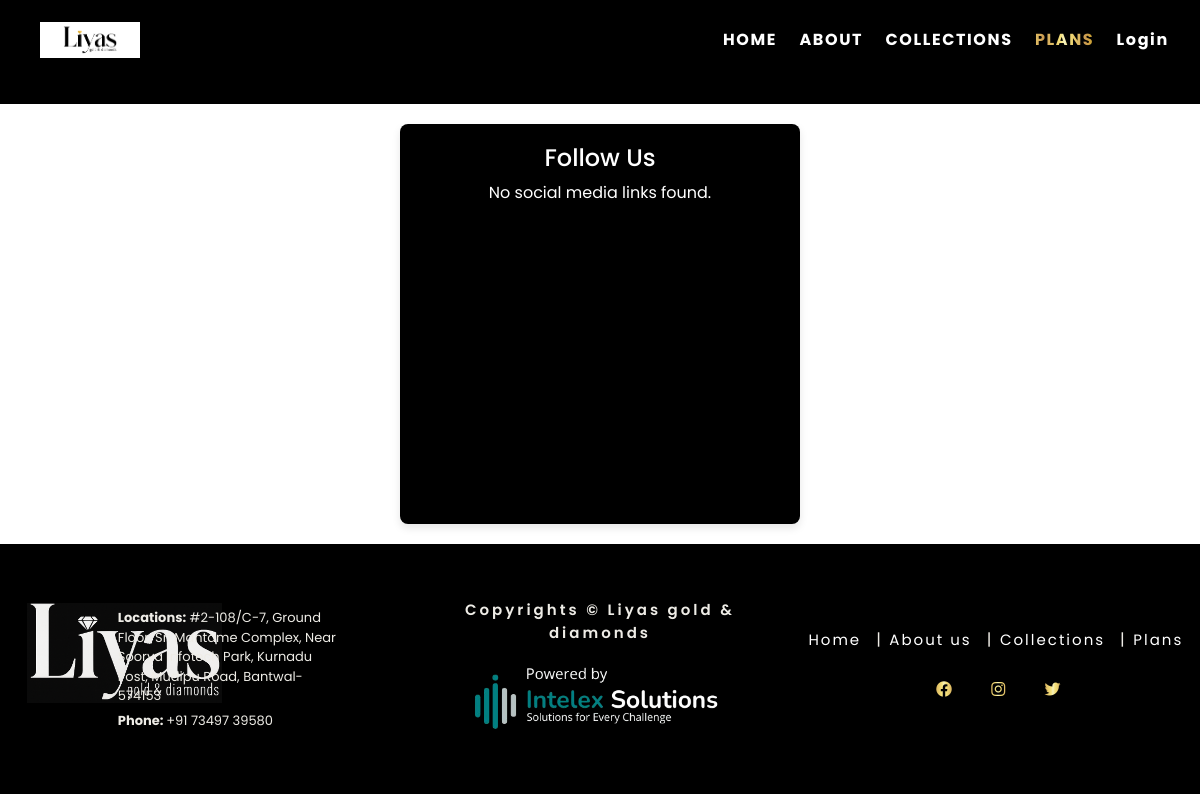
Page /socials.php on the earlier database version.
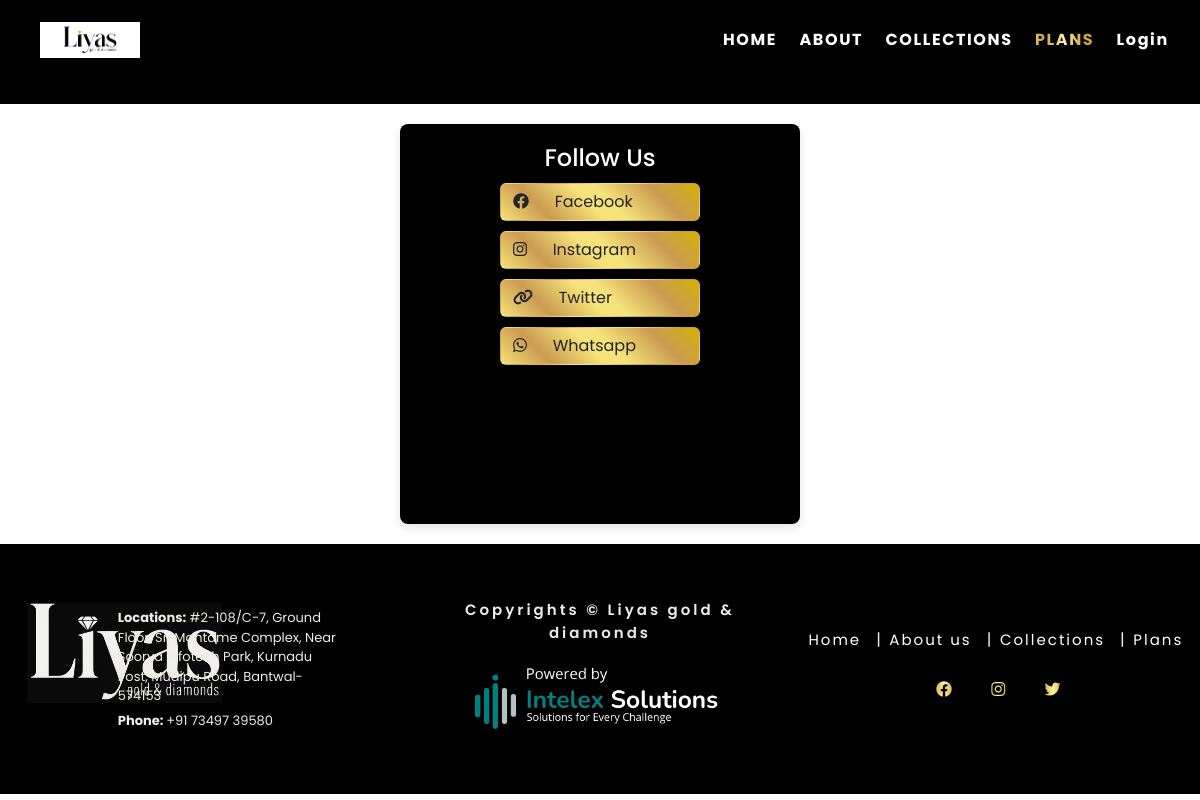
Same page on the later database version.
### tables this page shows
CREATE TABLE social_media_links (
    id INT AUTO_INCREMENT PRIMARY KEY,
    platform_name VARCHAR(50) NOT NULL,
    link_url VARCHAR(255) NOT NULL,
    sort_order INT NOT NULL,
    created_at TIMESTAMP DEFAULT CURRENT_TIMESTAMP
);

### socials.php (the view, shortened to what this page needs)
<?php
include("./adminFiles/config.php");
?>
<!DOCTYPE html>
<html lang="en">
<head>
  <link rel="stylesheet" href="./css/style.css" />
  <link rel="stylesheet" href="./css/navBar.css" />
  <link rel="stylesheet" href="./css/footer.css" />
  <link rel="stylesheet" href="./css/testimonials.css" />
  <link rel="stylesheet" href="./css//responsive/phone.css">
  <link rel="stylesheet" href="./adminFiles/style.css">k
  <link href="https://cdn.jsdelivr.net/npm/bootstrap@5.3.3/dist/css/bootstrap.min.css" rel="stylesheet" />
  <link href="https://cdnjs.cloudflare.com/ajax/libs/font-awesome/6.0.0-beta3/css/all.min.css" rel="stylesheet">
  <link href="https://unpkg.com/aos@2.3.1/dist/aos.css" rel="stylesheet">
</head>
<body class="content">
  <header id="header">
    <img src="./images/liyaslogo.png" href="#" class="logo" />
    <div class="menu">
      <a href="./">HOME</a>
      <a href="./about.php">ABOUT</a>
      <a href="./collections.php">COLLECTIONS</a>
      <a class="active">PLANS</a>
      <a href="https://goldendream.in/login" >Login</a>
    </div>
  </header>
  <div class="link-tree-container text-center">
    <h4>Follow Us</h4>
    <div class="link-tree-list">
        <?php
        $sql = "SELECT platform_name, link_url FROM social_media_links ORDER BY sort_order";
        $result = $conn->query($sql);
        $icons = [
            'facebook' => 'fab fa-facebook',
            'instagram' => 'fab fa-instagram',
            'youtube' => 'fab fa-youtube',
            'whatsapp' => 'fab fa-whatsapp'
        ];
        if ($result->num_rows > 0) {
            while($row = $result->fetch_assoc()) {
                $platform = strtolower($row["platform_name"]);
                $iconClass = isset($icons[$platform]) ? $icons[$platform] : 'fas fa-link';
                echo '<div class="link-tree-item ">';
                echo '<a href="' . $row["link_url"] . '" target="_blank" class="btn bg-golden btn-block">';
                echo '<i class="' . $iconClass . '"></i> &nbsp; &nbsp;&nbsp;&nbsp;' . ucfirst($platform);
                echo '</a>';
                echo '</div>';
            }
        } else {
            echo "<p>No social media links found.</p>";
        }
        ?>
    </div>
</div>
  <footer class="site-footer">
    <div class="footer-content">
      <div style="width: 150% !important" class="footer-info second-column">
        <div class="row">
          <div class="col-3">
            <img height="100" src="./images/liyaslogo1.png" alt="" />
          </div>
          <div class="col-8" style="text-align: left;">
            <p class="footer-business-address "><strong>Locations:</strong> #2-108/C-7, Ground Floor, Sri Mantame Complex, Near Soorya Infotech Park, Kurnadu Post, Mudipu Road, Bantwal- 574153</p>
            <p class="footer-business-phone"><strong>Phone: </strong>+91 73497 39580</p>
          </div>
        </div>
      </div>
      <div style="width: 100% !important; text-align:center;" class="footer-info second-column">
      <p class="footer-business-name pcFooterCopyright">Copyrights &copy; Liyas gold & diamonds</p>
      <a href="https://intelexsolutions.in" class="logo-column">
          <img style="height:85px;" src="./images/footerCreditsIS.png" alt="" />
        </a>
      </div>
      <nav class="footer-nav third-column ">
        <ul>
          <li><a href="./">Home</a></li>
          |&nbsp;&nbsp;
          <li><a href="./privacy-policy/"> About us</a></li>
          |&nbsp;&nbsp;
          <li><a href="./contact">Collections</a></li>
          |&nbsp;&nbsp;
          <li><a href="./privacy-policy/">Plans</a></li>
        </ul>
        <div style="width: 100%;text-align: center;">
          <div class="mt-2 socialBtns" title="Social Accounts">
            <span class="social-icon"><i class="fab fa-facebook"></i> </span>
            <span class="social-icon"><i class="fab fa-instagram"></i> </span>
            <span class="social-icon"><i class="fab fa-twitter"></i> </span>
          </div>
        </div>
      </nav>
    </div>
  </footer>
</body>
</html>

### css/style.css (style rules this page uses)
* { margin: 0; padding: 0; box-sizing: border-box; font-family: "Poppins", sans-serif; scroll-behavior: smooth; }
#documentContainer, body { overflow-x: hidden !important; }
body { background-color: rgb(255, 255, 255) !important; position: relative; height: 100vh; width: 100vw; overflow-x: hidden; overflow-y: auto; }
.row { margin-right: 0 !important; margin-left: 0 !important; }
.bg-golden { background-image: linear-gradient(45deg, #f6e27a 0, #cb9b51 22%, #f6e27a 45%, #f6e27a 50%, #f6e27a 55%, #cb9b51 78%, #d3b107 100%); color: brown; }
.logo { height: 70px; width: 70px; }
.social-icon { display: inline-block; margin-right: 10px; width: 40px; height: 40px; color: black; border-radius: 50%; text-align: center; line-height: 40px; transition: all 0.3s ease; background-image: linear-gradient(to right, #f6e27a 0, #cb9b51 22%, #f6e27a 45%, #f6f2c0 50%, #f6e27a 55%, #cb9b51 78%, #d3b107 100%); color: transparent; -webkit-background-clip: text; }
.link-tree-container { max-width: 400px; margin: 20px auto; padding: 20px; background-color: #000; color: white; border-radius: 8px; box-shadow: 0 4px 8px rgba(0,0,0,0.1); }
.link-tree-item { margin: 10px 0; }
.socialBtns { cursor: pointer; }

### css/navBar.css (style rules this page uses)
:root { --Color_Gold: #ab9100; }
header { display: flex; justify-content: space-between; align-items: center; position: fixed; background-color: #000; top: 0; width: 100%; height: 80px; z-index: 999; backdrop-filter: blur(10px); margin-right: 0.3rem; padding: 0 20px; transition: background-color 0.3s ease, height 0.3s ease; }
header .logo { width: 100px; height: 50px; object-fit: contain; margin: 0 30px 0 20px; display: inline-block; vertical-align: middle; }
header .menu { width: fit-content; height: 100%; display: flex; transition: 0s; }
.menu a { display: flex; justify-content: center; align-items: center; margin: 0 0.2rem; padding: 0rem 0.5rem; height: 100%; color: #fff; font-weight: 700; letter-spacing: 0.1rem; font-size: 1rem; text-decoration: none; border-radius: 1px; transition: color 0.2s, background 0.2s; }
header .menu a:hover, header .menu a.active { background-image: linear-gradient(to right, #f6e27a 0, #cb9b51 22%, #f6e27a 45%, #f6f2c0 50%, #f6e27a 55%, #cb9b51 78%, #d3b107 100%); color: transparent; -webkit-background-clip: text; background-clip: text; }

### css/footer.css (style rules this page uses)
.site-footer { background-color: #000; color: #eeece6; width: 100vw; box-sizing: border-box; min-height: 250px; display: flex; justify-content: center; z-index: 9999; }
.footer-content { width: 100%; width: 100vw; margin: 0 0; display: grid; grid-template-columns: 1fr 1fr 1fr; gap: 10px; align-items: center; }
.footer-info { max-width: 100%; padding: 0 15px; }
.footer-business-name { font-size: 15px !important; letter-spacing: 3px; font-weight: 600; margin-bottom: 10px; text-align: center; }
.footer-business-address, .footer-business-phone { font-size: 13px; margin: 5px 0; line-height: 1.5; text-align: left; }
.footer-nav ul { list-style: none; padding: 0; margin: 0; display: flex; flex-wrap: wrap; justify-content: center; }
.footer-nav li { margin-right: 15px; margin-bottom: 10px; }
.footer-nav a { color: #ffffff; text-decoration: none; font-size: 15px; transition: color 0.3s ease; letter-spacing:2px; }

### socials.php (style rules this page uses)
.link-tree-container { min-height: 50vh; }
body { background: black; }
.bg-golden { width: 200px; text-align: left; }

Differences in the rows shown:
added social_media_links: platform_name "Facebook"
added social_media_links: platform_name "Instagram"
added social_media_links: platform_name "Twitter"
added social_media_links: platform_name "Whatsapp"
Other differences:
text no longer shown: "No social media links found."
